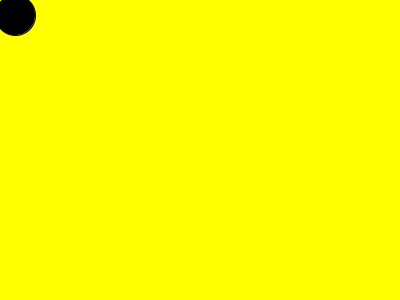
Frame 1 (no input)
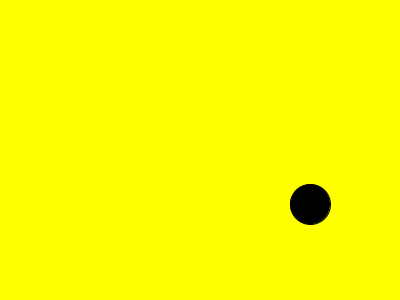
Frame 60 (the mouse pressed at the canvas centre just before this capture)
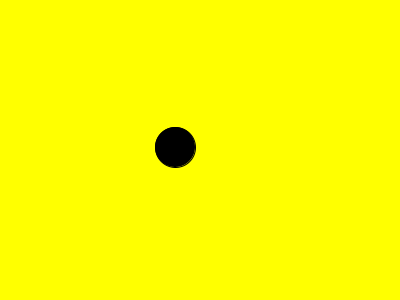
Frame 120 (the mouse held since frame 60 and released just before this capture)

The Processing sketch that drew these frames (run headless with seeded random() and noise(); from frame 60 on, the mouse is pressed at the canvas centre):

// Processing sketch: processing_121943
// ── processing_121943.pde

float x,y;
float y_velocity, x_velocity;
float gravity;
float radius;
void setup()
{
  size(400,300);
  x = 10;
  y = 10;
  x_velocity = 5;
  y_velocity = 5;
  gravity = .04;
  radius = 10;
}

void draw()
{
  background(255,255,0);
  y_velocity += gravity;
  x += x_velocity;
  y += y_velocity;
  
  if(y>(height-radius))
  {
    y = height-radius;
    y_velocity *= -1;
  }
  if(y<radius)
  {
    y = radius;
    y_velocity *= -1;
  }
  if(x<radius)
  {
    x=radius;
    x_velocity *= -1;
  }
  if(x>(width-radius))
  {
    x = width-radius;
    x_velocity *= -1;
  }
  ball(x, y);
}

void ball(float x, float y)
{
  pushMatrix();
  translate(x,y);
  ellipseMode(CENTER);
  fill(0);
  ellipse(0,0,40,40);
  popMatrix();
}
